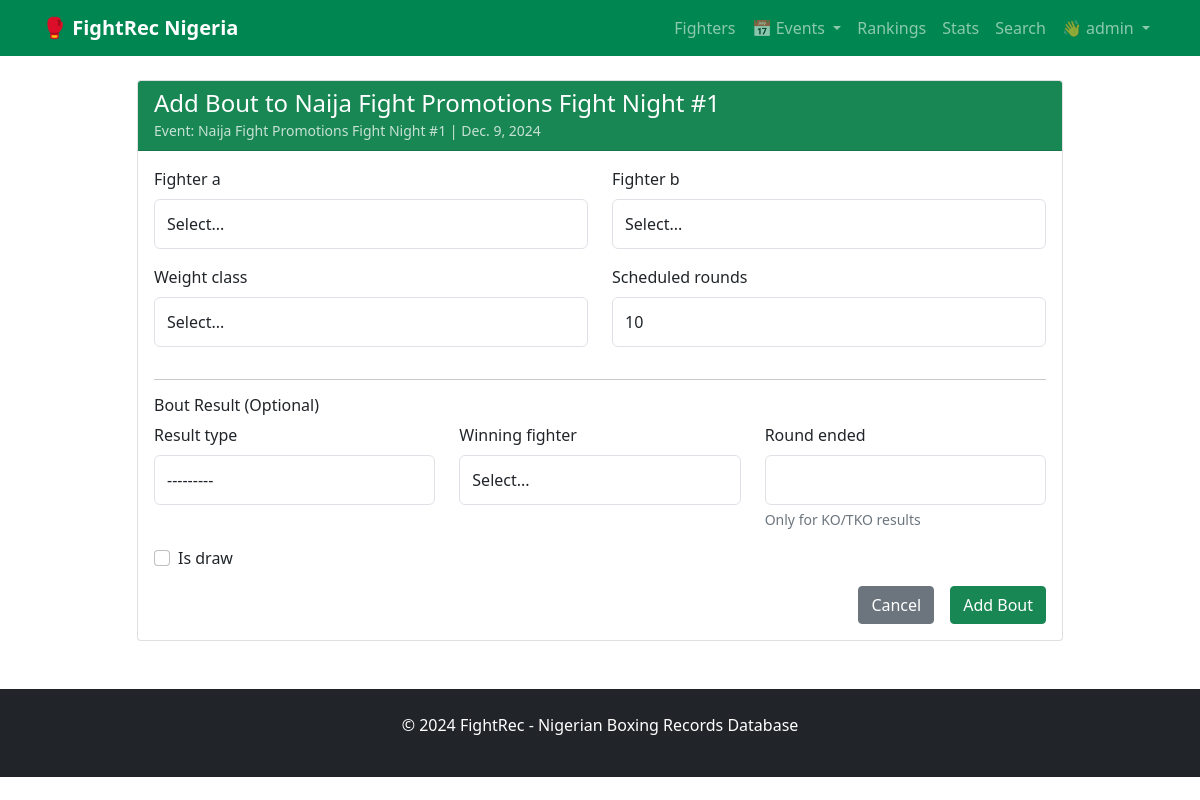
Screenshot of /events/1/bouts/create/ (signed in) with the database file from the repository.
### accounts/models.py (models this page shows, shortened)
class CustomUser(AbstractUser):
    bio = models.TextField(max_length=500, blank=True, help_text="Tell us about yourself")
    location = models.CharField(max_length=100, blank=True)
    birth_date = models.DateField(null=True, blank=True)
    profile_picture = models.ImageField(upload_to='profiles/', null=True, blank=True)
    favorite_fighter = models.ForeignKey('fighters.Fighter', on_delete=models.SET_NULL, null=True, blank=True)
    followers = models.ManyToManyField('self', symmetrical=False, related_name='following', blank=True)
    created_at = models.DateTimeField(auto_now_add=True)
    updated_at = models.DateTimeField(auto_now=True)
    class Meta:
        ordering = ['username']

### events/models.py (models this page shows, shortened)
class Event(models.Model):
    name = models.CharField(max_length=200)
    date = models.DateField()
    location = models.CharField(max_length=200)
    promoter = models.CharField(max_length=100, blank=True)

### events/views.py (the view)
# urls.py: path('events/<int:event_id>/bouts/create/', views.create_bout, name='create_bout'),
@login_required
def create_bout(request, event_id):
    event = get_object_or_404(Event, id=event_id)
    if request.method == 'POST':
        form = BoutForm(request.POST)
        if form.is_valid():
            bout = form.save(commit=False)
            bout.event = event
            bout.save()
            messages.success(request, f'Bout added to "{event.name}"!')
            return redirect('event_detail', event_id=event.id)
    else:
        form = BoutForm()
    return render(request, 'events/bout_form.html', {
        'form': form,
        'event': event,
        'title': f'Add Bout to {event.name}',
        'submit_text': 'Add Bout'
    })

### fighters/models.py (called while the page is built)
    def __str__(self):
        return self.name

    def __str__(self):
        return self.name

### events/templates/events/bout_form.html (shortened to what this page needs)
{% extends 'fighters/base.html' %}
{% block content %}
<div class="row justify-content-center">
    <div class="col-md-10">
        <div class="card">
            <div class="card-header bg-success text-white">
                <h4 class="mb-0">{{ title }}</h4>
                {% if event %}
                <small class="opacity-75">Event: {{ event.name }} | {{ event.date }}</small>
                {% endif %}
            </div>
            <div class="card-body">
                <form method="post">
                    <div class="row">
                        <div class="col-md-6 mb-3">
                            <label class="form-label">{{ form.fighter_a.label }}</label>
                            {{ form.fighter_a }}
                        </div>
                        <div class="col-md-6 mb-3">
                            <label class="form-label">{{ form.fighter_b.label }}</label>
                            {{ form.fighter_b }}
                        </div>
                    </div>
                    <div class="row">
                        <div class="col-md-6 mb-3">
                            <label class="form-label">{{ form.weight_class.label }}</label>
                            {{ form.weight_class }}
                        </div>
                        <div class="col-md-6 mb-3">
                            <label class="form-label">{{ form.scheduled_rounds.label }}</label>
                            {{ form.scheduled_rounds }}
                        </div>
                    </div>
                    <hr>
                    <h6>Bout Result (Optional)</h6>
                    <div class="row">
                        <div class="col-md-4 mb-3">
                            <label class="form-label">{{ form.result_type.label }}</label>
                            {{ form.result_type }}
                        </div>
                        <div class="col-md-4 mb-3">
                            <label class="form-label">{{ form.winning_fighter.label }}</label>
                            {{ form.winning_fighter }}
                        </div>
                        <div class="col-md-4 mb-3">
                            <label class="form-label">{{ form.round_ended.label }}</label>
                            {{ form.round_ended }}
                            <div class="form-text">Only for KO/TKO results</div>
                        </div>
                    </div>
                    <div class="mb-3">
                        <div class="form-check">
                            {{ form.is_draw }}
                            <label class="form-check-label" for="{{ form.is_draw.id_for_label }}">
                                {{ form.is_draw.label }}
                            </label>
                        </div>
                    </div>
                    <div class="d-grid gap-2 d-md-flex justify-content-md-end">
                        {% if event %}
                        <a href="{% url 'event_detail' event.id %}" class="btn btn-secondary me-md-2">Cancel</a>
                        {% else %}
                        <a href="{% url 'event_list' %}" class="btn btn-secondary me-md-2">Cancel</a>
                        {% endif %}
                        <button type="submit" class="btn btn-success">{{ submit_text }}</button>
                    </div>
                </form>
            </div>
        </div>
    </div>
</div>
{% endblock %}

### fighters/templates/fighters/base.html (shortened to what this page needs)
<!DOCTYPE html>
<html lang="en">
<head>
    <link href="https://cdn.jsdelivr.net/npm/bootstrap@5.1.3/dist/css/bootstrap.min.css" rel="stylesheet">
</head>
<body>
<nav class="navbar navbar-expand-lg navbar-dark">
    <div class="container">
        <a class="navbar-brand fw-bold" href="{% url 'home' %}">
            🥊 FightRec Nigeria
        </a>
        <div class="navbar-nav ms-auto">
            <a class="nav-link" href="{% url 'fighter_list' %}">Fighters</a>
            <div class="nav-item dropdown">
                <a class="nav-link dropdown-toggle" href="#" role="button" data-bs-toggle="dropdown">
                    📅 Events
                </a>
            </div>
            <a class="nav-link" href="{% url 'rankings' %}">Rankings</a>
            <a class="nav-link" href="{% url 'statistics' %}">Stats</a>
            <a class="nav-link" href="{% url 'fighter_list' %}?advanced=1">Search</a>
            {% if user and user.is_authenticated %}
            <div class="nav-item dropdown">
                <a class="nav-link dropdown-toggle" href="#" role="button" data-bs-toggle="dropdown">
                    👋 {{ user.username }}
                </a>
            </div>
            {% endif %}
        </div>
    </div>
</nav>
    <div class="container mt-4">
        {% block content %}
        {% endblock %}
    </div>
    <footer class="bg-dark text-white mt-5 py-4">
        <div class="container text-center">
            <p>&copy; 2024 FightRec - Nigerian Boxing Records Database</p>
        </div>
    </footer>
</body>
</html>

### fighters/templates/fighters/base.html (style rules this page uses)
.navbar { background-color: #008751; }

### events/templates/events/bout_form.html (style rules this page uses)
.form-control, .form-select { border: 1px solid #dee2e6; padding: 0.75rem; border-radius: 0.375rem; }

### rows the page displays
CustomUser: username "admin"
Event: name "Naija Fight Promotions Fight Night #1", date "Dec. 9, 2024"

### other values shown
{{ title }} "Add Bout to Naija Fight Promotions Fight Night #1"
{{ submit_text }} "Add Bout"
